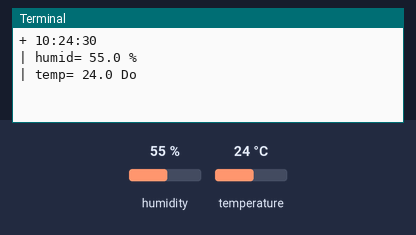
Bench run of a program on a simulated Raspberry Pi (BCM pin numbers). Shown: the last lines printed to the terminal. The inputs (shaded band) are chosen by the test bench; at power-on: humidity 55 %, temperature 24 °C. The clock reads 2024-03-15 10:24:30 at power-on unless the program sets it.

Above: at 1.2 s.
1.3 s: humidity set to 89 %
At 11.8 s:
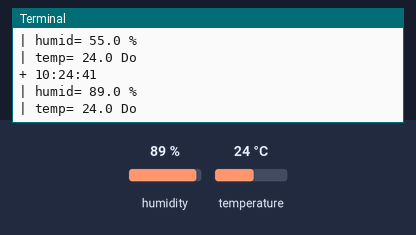
12.0 s: humidity set to 92 %
At 22.1 s:
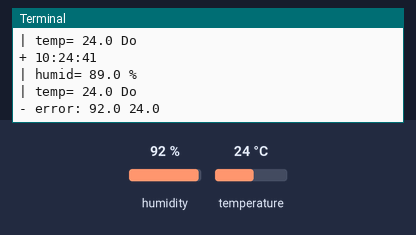

Measured:
- the behaviour switches between 90 and 91 % on humidity (found by bisection; images 1 and 2)
- after the input at 1.3 s, the terminal: prints a new line after 9.8 s (image 1)
- after the input at 12.0 s, the terminal: prints a new line after 9.6 s (image 2)

The program:

onshitu.py
```python
from time import sleep
from datetime import datetime
import Adafruit_DHT as DHT

PIN = 4

for i in range(10):
    while True:
        humi, temp = DHT.read_retry(DHT.DHT11, PIN)
        # remeasure when value is incorrect
        if (humi > 90) or (temp > 50):
            print('- error:', humi, temp)
            sleep(0.1)
            continue
        break
    #  display informatin
    print("+", datetime.now().strftime('%H:%M:%S'))
    print("| humid=", humi, "%")
    print("| temp=", temp, "Do")
    sleep(10)
```
